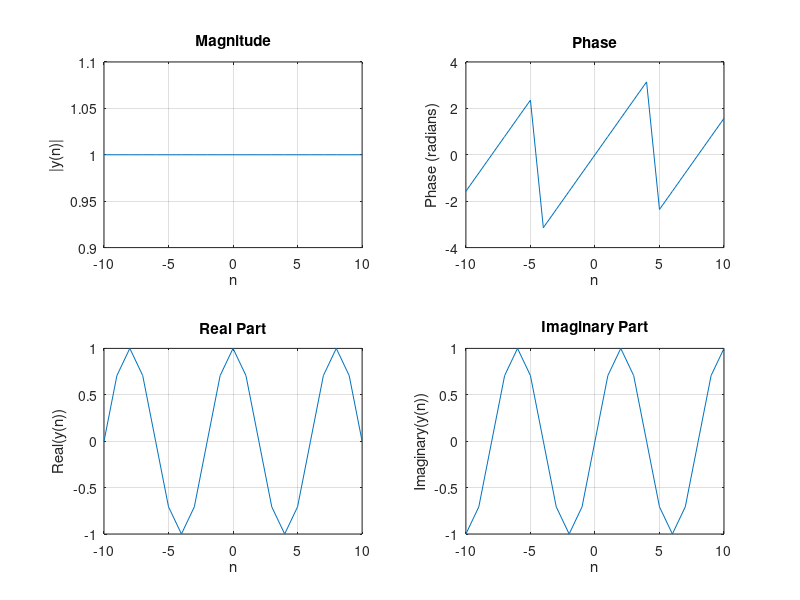

Write the MATLAB code that produced this figure.
% Define the range of n
n = -10:10;

% Generate the complex-valued signal
y = exp(0.25j * pi * n);

% Plot magnitude, phase, real part, and imaginary part
figure;

% Magnitude plot
subplot(2,2,1);
plot(n, abs(y));
xlabel('n');
ylabel('|y(n)|');
title('Magnitude');
grid on;

% Phase plot
subplot(2,2,2);
plot(n, angle(y));
xlabel('n');
ylabel('Phase (radians)');
title('Phase');
grid on;

% Real part plot
subplot(2,2,3);
plot(n, real(y));
xlabel('n');
ylabel('Real(y(n))');
title('Real Part');
grid on;

% Imaginary part plot
subplot(2,2,4);
plot(n, imag(y));
xlabel('n');
ylabel('Imaginary(y(n))');
title('Imaginary Part');
grid on;
